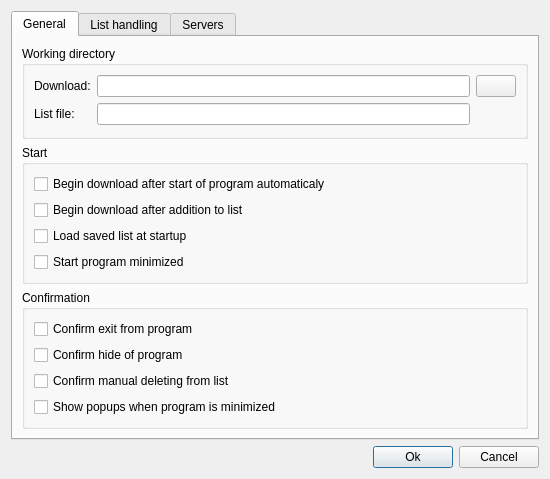
<?xml version="1.0" encoding="UTF-8"?>
<ui version="4.0">
 <class>optionsDialog</class>
 <widget class="QDialog" name="optionsDialog">
  <property name="geometry">
   <rect>
    <x>0</x>
    <y>0</y>
    <width>550</width>
    <height>466</height>
   </rect>
  </property>
  <property name="windowTitle">
   <string>Dialog</string>
  </property>
  <layout class="QGridLayout" name="gridLayout">
   <item row="1" column="0">
    <spacer name="horizontalSpacer">
     <property name="orientation">
      <enum>Qt::Horizontal</enum>
     </property>
     <property name="sizeHint" stdset="0">
      <size>
       <width>369</width>
       <height>20</height>
      </size>
     </property>
    </spacer>
   </item>
   <item row="1" column="1">
    <widget class="QPushButton" name="pushOk">
     <property name="text">
      <string>Ok</string>
     </property>
     <property name="icon">
      <iconset>
       <normaloff>:/data/ok.png</normaloff>:/data/ok.png</iconset>
     </property>
    </widget>
   </item>
   <item row="1" column="2">
    <widget class="QPushButton" name="pushCancel">
     <property name="text">
      <string>Cancel</string>
     </property>
     <property name="icon">
      <iconset>
       <normaloff>:/data/cancel.png</normaloff>:/data/cancel.png</iconset>
     </property>
    </widget>
   </item>
   <item row="0" column="0" colspan="3">
    <widget class="QTabWidget" name="tabWidget">
     <property name="enabled">
      <bool>true</bool>
     </property>
     <property name="currentIndex">
      <number>0</number>
     </property>
     <widget class="QWidget" name="tab0">
      <attribute name="title">
       <string>General</string>
      </attribute>
      <layout class="QVBoxLayout" name="verticalLayout">
       <item>
        <widget class="QGroupBox" name="groupDirectory">
         <property name="title">
          <string>Working directory</string>
         </property>
         <layout class="QGridLayout" name="gridLayout_2">
          <item row="0" column="0">
           <widget class="QLabel" name="labelDirectory">
            <property name="text">
             <string>Download:</string>
            </property>
           </widget>
          </item>
          <item row="0" column="1">
           <widget class="QLineEdit" name="m_directory"/>
          </item>
          <item row="0" column="2">
           <widget class="QPushButton" name="pushDirectory">
            <property name="text">
             <string/>
            </property>
            <property name="icon">
             <iconset>
              <normaloff>:/data/open-folder.png</normaloff>:/data/open-folder.png</iconset>
            </property>
           </widget>
          </item>
          <item row="1" column="0">
           <widget class="QLabel" name="labelListFile">
            <property name="text">
             <string>List file:</string>
            </property>
           </widget>
          </item>
          <item row="1" column="1">
           <widget class="QLineEdit" name="m_listfile"/>
          </item>
         </layout>
        </widget>
       </item>
       <item>
        <widget class="QGroupBox" name="groupStart">
         <property name="title">
          <string>Start</string>
         </property>
         <layout class="QVBoxLayout" name="verticalLayout_3">
          <item>
           <widget class="QCheckBox" name="m_begAutomat">
            <property name="text">
             <string>Begin download after start of program automaticaly</string>
            </property>
           </widget>
          </item>
          <item>
           <widget class="QCheckBox" name="m_begAfterAddition">
            <property name="text">
             <string>Begin download after addition to list</string>
            </property>
           </widget>
          </item>
          <item>
           <widget class="QCheckBox" name="m_loadListAtStart">
            <property name="text">
             <string>Load saved list at startup</string>
            </property>
           </widget>
          </item>
          <item>
           <widget class="QCheckBox" name="m_startMinimized">
            <property name="text">
             <string>Start program minimized</string>
            </property>
           </widget>
          </item>
         </layout>
        </widget>
       </item>
       <item>
        <widget class="QGroupBox" name="groupConfirm">
         <property name="title">
          <string>Confirmation</string>
         </property>
         <layout class="QGridLayout" name="gridLayout_4">
          <item row="0" column="0">
           <widget class="QCheckBox" name="m_confirmExit">
            <property name="text">
             <string>Confirm exit from program</string>
            </property>
           </widget>
          </item>
          <item row="2" column="0">
           <widget class="QCheckBox" name="m_confirmDelList">
            <property name="text">
             <string>Confirm manual deleting from list</string>
            </property>
           </widget>
          </item>
          <item row="4" column="0">
           <widget class="QCheckBox" name="m_showPopups">
            <property name="text">
             <string>Show popups when program is minimized</string>
            </property>
           </widget>
          </item>
          <item row="1" column="0">
           <widget class="QCheckBox" name="m_confirmHide">
            <property name="text">
             <string>Confirm hide of program</string>
            </property>
           </widget>
          </item>
         </layout>
        </widget>
       </item>
      </layout>
     </widget>
     <widget class="QWidget" name="tab1">
      <attribute name="title">
       <string>List handling</string>
      </attribute>
      <layout class="QVBoxLayout" name="verticalLayout_2">
       <item>
        <widget class="QGroupBox" name="groupList">
         <property name="title">
          <string>List handling</string>
         </property>
         <layout class="QGridLayout" name="gridLayout_5">
          <item row="0" column="0" colspan="4">
           <widget class="QCheckBox" name="m_delFiles">
            <property name="text">
             <string>Delete downloaded files from list</string>
            </property>
           </widget>
          </item>
          <item row="1" column="0" colspan="4">
           <widget class="QCheckBox" name="m_delCorrupt">
            <property name="text">
             <string>Delete corrupt files from list</string>
            </property>
           </widget>
          </item>
          <item row="2" column="0" colspan="4">
           <widget class="QCheckBox" name="m_delNotExists">
            <property name="text">
             <string>Delete URL from list if not exists</string>
            </property>
           </widget>
          </item>
          <item row="4" column="0" colspan="2">
           <widget class="QLabel" name="labelRotations">
            <property name="text">
             <string>Rotations of list before stop:</string>
            </property>
           </widget>
          </item>
          <item row="4" column="2">
           <spacer name="horizontalSpacer_7">
            <property name="orientation">
             <enum>Qt::Horizontal</enum>
            </property>
            <property name="sizeHint" stdset="0">
             <size>
              <width>182</width>
              <height>20</height>
             </size>
            </property>
           </spacer>
          </item>
          <item row="4" column="3">
           <widget class="QComboBox" name="comboRotations">
            <property name="minimumSize">
             <size>
              <width>75</width>
              <height>0</height>
             </size>
            </property>
            <property name="maximumSize">
             <size>
              <width>75</width>
              <height>16777215</height>
             </size>
            </property>
            <item>
             <property name="text">
              <string>0</string>
             </property>
            </item>
            <item>
             <property name="text">
              <string>1</string>
             </property>
            </item>
            <item>
             <property name="text">
              <string>2</string>
             </property>
            </item>
            <item>
             <property name="text">
              <string>3</string>
             </property>
            </item>
            <item>
             <property name="text">
              <string>4</string>
             </property>
            </item>
            <item>
             <property name="text">
              <string>5</string>
             </property>
            </item>
           </widget>
          </item>
          <item row="7" column="0" colspan="2">
           <widget class="QLabel" name="labelWait">
            <property name="text">
             <string>Wait, if download not possible (min):</string>
            </property>
           </widget>
          </item>
          <item row="7" column="2">
           <spacer name="horizontalSpacer_4">
            <property name="orientation">
             <enum>Qt::Horizontal</enum>
            </property>
            <property name="sizeHint" stdset="0">
             <size>
              <width>182</width>
              <height>20</height>
             </size>
            </property>
           </spacer>
          </item>
          <item row="7" column="3">
           <widget class="QLineEdit" name="lineEditWaitError">
            <property name="minimumSize">
             <size>
              <width>75</width>
              <height>0</height>
             </size>
            </property>
            <property name="maximumSize">
             <size>
              <width>75</width>
              <height>16777215</height>
             </size>
            </property>
            <property name="inputMask">
             <string comment="number"/>
            </property>
            <property name="maxLength">
             <number>3</number>
            </property>
           </widget>
          </item>
          <item row="9" column="0" colspan="2">
           <widget class="QLabel" name="labelWaitNormal">
            <property name="text">
             <string>Wait after every download (min):</string>
            </property>
           </widget>
          </item>
          <item row="9" column="2">
           <spacer name="horizontalSpacer_8">
            <property name="orientation">
             <enum>Qt::Horizontal</enum>
            </property>
            <property name="sizeHint" stdset="0">
             <size>
              <width>182</width>
              <height>20</height>
             </size>
            </property>
           </spacer>
          </item>
          <item row="9" column="3">
           <widget class="QLineEdit" name="lineEditWaitNormal">
            <property name="minimumSize">
             <size>
              <width>75</width>
              <height>0</height>
             </size>
            </property>
            <property name="maximumSize">
             <size>
              <width>75</width>
              <height>16777215</height>
             </size>
            </property>
            <property name="inputMask">
             <string comment="number"/>
            </property>
            <property name="maxLength">
             <number>3</number>
            </property>
           </widget>
          </item>
          <item row="3" column="0">
           <widget class="QCheckBox" name="m_redownloadIfSizeCorrupt">
            <property name="text">
             <string>Redownload, if file size corrupt</string>
            </property>
           </widget>
          </item>
          <item row="6" column="0">
           <widget class="QLabel" name="labelErrors">
            <property name="text">
             <string>Number of errors before rotation:</string>
            </property>
           </widget>
          </item>
          <item row="6" column="2">
           <spacer name="horizontalSpacer_5">
            <property name="orientation">
             <enum>Qt::Horizontal</enum>
            </property>
            <property name="sizeHint" stdset="0">
             <size>
              <width>182</width>
              <height>20</height>
             </size>
            </property>
           </spacer>
          </item>
          <item row="6" column="3">
           <widget class="QComboBox" name="comboTryings">
            <property name="minimumSize">
             <size>
              <width>75</width>
              <height>0</height>
             </size>
            </property>
            <property name="maximumSize">
             <size>
              <width>75</width>
              <height>16777215</height>
             </size>
            </property>
            <item>
             <property name="text">
              <string>0</string>
             </property>
            </item>
            <item>
             <property name="text">
              <string>1</string>
             </property>
            </item>
            <item>
             <property name="text">
              <string>2</string>
             </property>
            </item>
            <item>
             <property name="text">
              <string>3</string>
             </property>
            </item>
            <item>
             <property name="text">
              <string>4</string>
             </property>
            </item>
            <item>
             <property name="text">
              <string>5</string>
             </property>
            </item>
           </widget>
          </item>
         </layout>
        </widget>
       </item>
       <item>
        <widget class="QGroupBox" name="groupConnection">
         <property name="title">
          <string>Connection limits</string>
         </property>
         <layout class="QGridLayout" name="gridLayout_6">
          <item row="0" column="0">
           <widget class="QLabel" name="labeBandwidth">
            <property name="text">
             <string>Download speed in KBytes:</string>
            </property>
           </widget>
          </item>
          <item row="0" column="1">
           <spacer name="horizontalSpacer_2">
            <property name="orientation">
             <enum>Qt::Horizontal</enum>
            </property>
            <property name="sizeHint" stdset="0">
             <size>
              <width>296</width>
              <height>20</height>
             </size>
            </property>
           </spacer>
          </item>
          <item row="0" column="2">
           <widget class="QLineEdit" name="lineEditBand">
            <property name="minimumSize">
             <size>
              <width>75</width>
              <height>0</height>
             </size>
            </property>
            <property name="maximumSize">
             <size>
              <width>75</width>
              <height>16777215</height>
             </size>
            </property>
            <property name="maxLength">
             <number>10</number>
            </property>
           </widget>
          </item>
          <item row="1" column="0">
           <widget class="QLabel" name="labelDayLimit">
            <property name="text">
             <string>Day limit, GBytes:</string>
            </property>
           </widget>
          </item>
          <item row="1" column="1">
           <spacer name="horizontalSpacer_6">
            <property name="orientation">
             <enum>Qt::Horizontal</enum>
            </property>
            <property name="sizeHint" stdset="0">
             <size>
              <width>296</width>
              <height>20</height>
             </size>
            </property>
           </spacer>
          </item>
          <item row="1" column="2">
           <widget class="QLineEdit" name="lineEditDayLimit">
            <property name="minimumSize">
             <size>
              <width>75</width>
              <height>0</height>
             </size>
            </property>
            <property name="maximumSize">
             <size>
              <width>75</width>
              <height>16777215</height>
             </size>
            </property>
            <property name="maxLength">
             <number>3</number>
            </property>
           </widget>
          </item>
         </layout>
        </widget>
       </item>
       <item>
        <spacer name="verticalSpacer_3">
         <property name="orientation">
          <enum>Qt::Vertical</enum>
         </property>
         <property name="sizeHint" stdset="0">
          <size>
           <width>20</width>
           <height>47</height>
          </size>
         </property>
        </spacer>
       </item>
      </layout>
     </widget>
     <widget class="QWidget" name="tab2">
      <attribute name="title">
       <string>Servers</string>
      </attribute>
      <layout class="QVBoxLayout" name="verticalLayout_4">
       <item>
        <widget class="QGroupBox" name="groupAccount">
         <property name="enabled">
          <bool>true</bool>
         </property>
         <property name="minimumSize">
          <size>
           <width>320</width>
           <height>0</height>
          </size>
         </property>
         <property name="title">
          <string>Account</string>
         </property>
         <property name="checkable">
          <bool>false</bool>
         </property>
         <property name="checked">
          <bool>false</bool>
         </property>
         <layout class="QGridLayout" name="gridLayout_10">
          <item row="0" column="0">
           <widget class="QLabel" name="labelUsername">
            <property name="text">
             <string>Username:</string>
            </property>
           </widget>
          </item>
          <item row="0" column="1">
           <widget class="QLineEdit" name="lineEditUsername"/>
          </item>
          <item row="1" column="0">
           <widget class="QLabel" name="labelPassword">
            <property name="text">
             <string>Password:</string>
            </property>
           </widget>
          </item>
          <item row="1" column="1">
           <widget class="QLineEdit" name="lineEditPassword">
            <property name="echoMode">
             <enum>QLineEdit::Password</enum>
            </property>
           </widget>
          </item>
         </layout>
        </widget>
       </item>
       <item>
        <spacer name="verticalSpacer_2">
         <property name="orientation">
          <enum>Qt::Vertical</enum>
         </property>
         <property name="sizeHint" stdset="0">
          <size>
           <width>20</width>
           <height>221</height>
          </size>
         </property>
        </spacer>
       </item>
      </layout>
     </widget>
    </widget>
   </item>
  </layout>
 </widget>
 <resources/>
 <connections/>
</ui>
